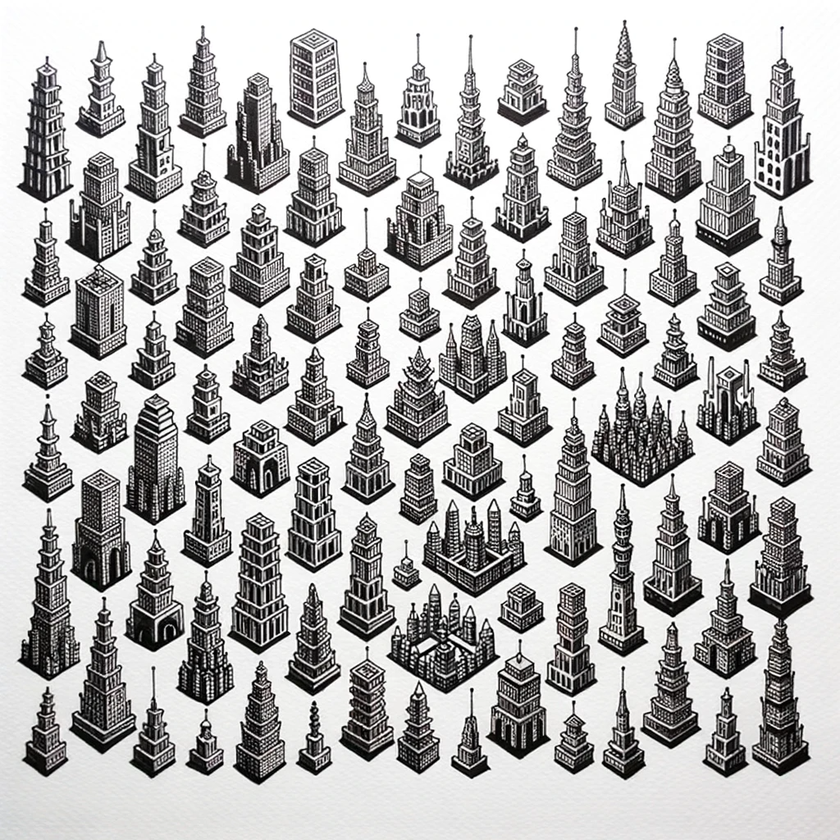
#> input picture media/concept_art/towers_pattern.png, 840 x 840 px, shrunk from 1024 x 1024 before the run, found by its file name
$ python preprocess2.py
#> lines starting #> are read from the running program, lines starting #| are printed output that depends on the picture; after the words box and inside, x2 and y2 are one past the last pixel; in counts of white or black regions, pixels touching at a corner belong together
import cv2
import numpy as np

def preprocess_image(input_path, output_path):
    # Load the image in grayscale
#> called with input_path = '../media/concept_art/towers_pattern.png'
    image = cv2.imread(input_path, cv2.IMREAD_GRAYSCALE)
#> image: shape (840, 840); min 0, max 255, mean 176.2

    # Binarize the image using Otsu's method
    _, binary = cv2.threshold(image, 0, 255, cv2.THRESH_BINARY_INV + cv2.THRESH_OTSU)
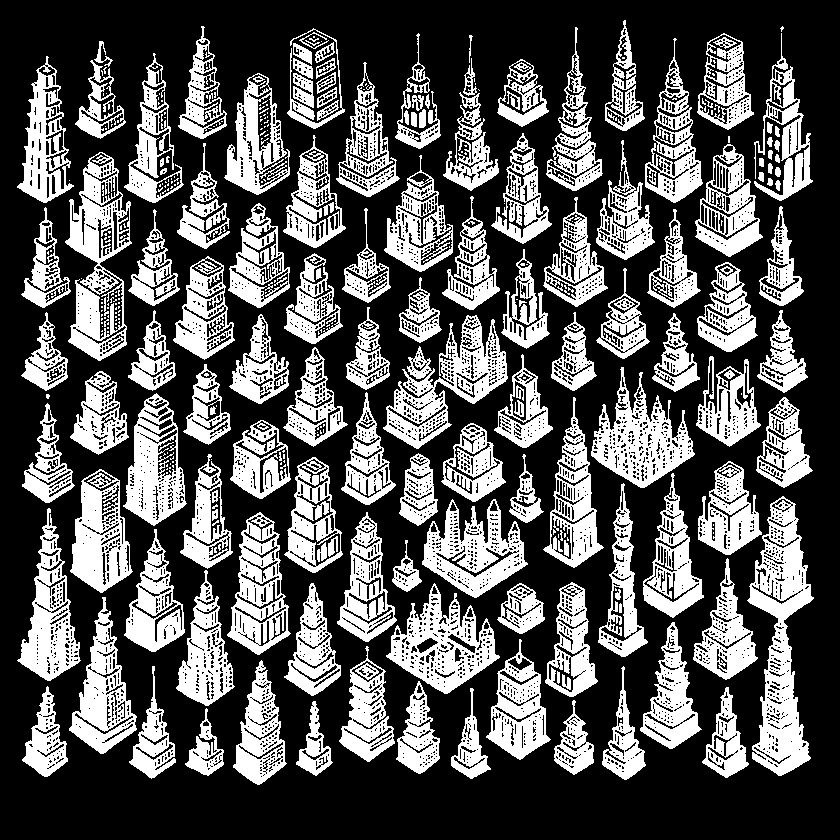
#> binary: shape (840, 840); 34% white; 367 white regions (211 under 20 px), largest, box (x1, y1, x2, y2) and area: (747, 496, 814, 776) 8377, (65, 152, 132, 361) 6051, (383, 315, 508, 449) 5896

    # Erode the image slightly to separate touching towers
    kernel = np.ones((3, 3), np.uint8)
    eroded = cv2.erode(binary, kernel, iterations=1)
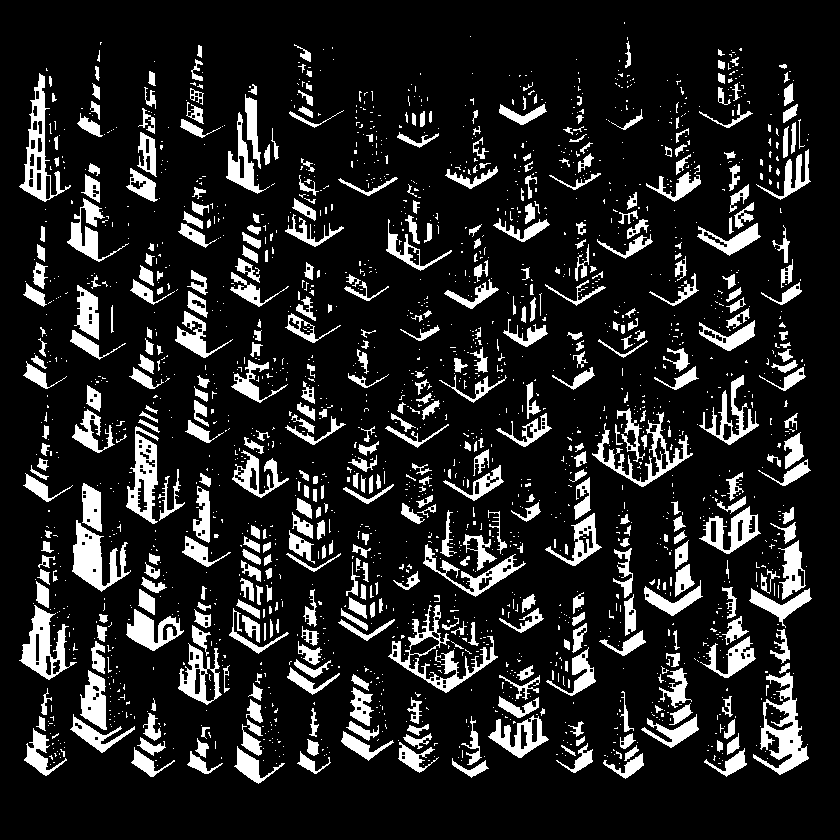
#> eroded: shape (840, 840); 14.2% white; 2078 white regions (1590 under 20 px), largest, box (x1, y1, x2, y2) and area: (753, 672, 809, 775) 2125, (388, 605, 498, 693) 1832, (72, 520, 131, 592) 1831

    # Invert the image back to original form
    output_image = cv2.bitwise_not(eroded)

    # Save the preprocessed image
    cv2.imwrite(output_path, output_image)

    print(f"Preprocessed image saved to {output_path}")

input_path = '../media/concept_art/towers_pattern.png'
output_path = '../media/test_images/preprocessed_towers.png'

preprocess_image(input_path, output_path)
